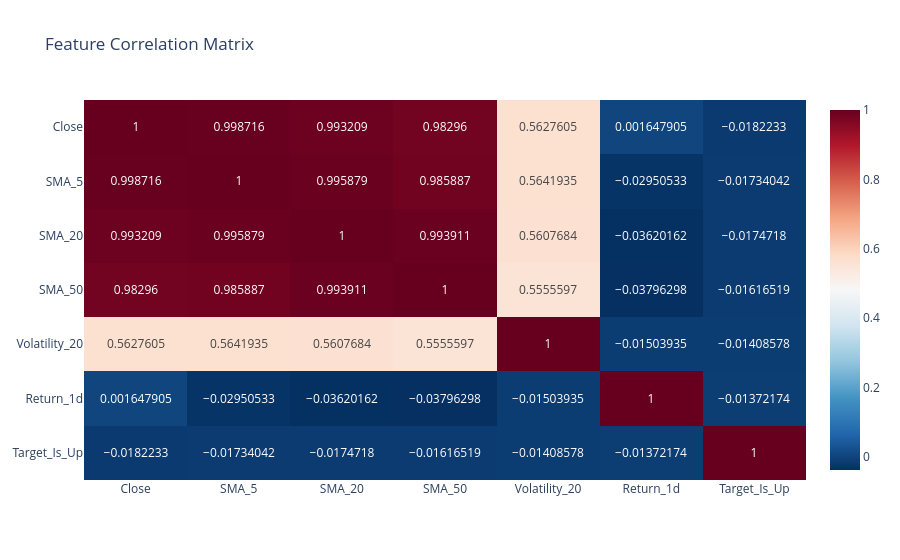

The notebook cell saved with this chart:
### Markdown cell above
## 3. Feature Engineering & Correlation
We use Polars to calculate technical indicators. Let's see how these indicators correlate with our targets.

### Code cell
df_feat = pl.read_parquet("../data/processed/features.parquet")

# Correlation Heatmap (using Pandas for easier plotting)
corr_matrix = df_feat.select([
    "Close", "SMA_5", "SMA_20", "SMA_50", "Volatility_20", "Return_1d", "Target_Is_Up"
]).to_pandas().corr()

fig_corr = px.imshow(corr_matrix, text_auto=True, aspect="auto", 
                     title="Feature Correlation Matrix",
                     color_continuous_scale='RdBu_r')
fig_corr.show()

### Figure 1 — Plotly figure (JSON) as saved in the notebook; plotly's stock layout.template omitted (floating-point values rounded to 4 significant figures)
{"data": [{"coloraxis": "coloraxis", "hovertemplate": "x: %{x}<br>y: %{y}<br>color: %{z}<extra></extra>", "name": "0", "texttemplate": "%{z}", "type": "heatmap", "x": ["Close", "SMA_5", "SMA_20", "SMA_50", "Volatility_20", "Return_1d", "Target_Is_Up"], "xaxis": "x", "y": ["Close", "SMA_5", "SMA_20", "SMA_50", "Volatility_20", "Return_1d", "Target_Is_Up"], "yaxis": "y", "z": [[1.0, 0.9987, 0.9932, 0.983, 0.5628, 0.001648, -0.01822], [0.9987, 1.0, 0.9959, 0.9859, 0.5642, -0.02951, -0.01734], [0.9932, 0.9959, 1.0, 0.9939, 0.5608, -0.0362, -0.01747], [0.983, 0.9859, 0.9939, 1.0, 0.5556, -0.03796, -0.01617], [0.5628, 0.5642, 0.5608, 0.5556, 1.0, -0.01504, -0.01409], [0.001648, -0.02951, -0.0362, -0.03796, -0.01504, 1.0, -0.01372], [-0.01822, -0.01734, -0.01747, -0.01617, -0.01409, -0.01372, 1.0]]}], "layout": {"coloraxis": {"colorscale": [[0, "rgb(5,48,97)"], [0.1, "rgb(33,102,172)"], [0.2, "rgb(67,147,195)"], [0.3, "rgb(146,197,222)"], [0.4, "rgb(209,229,240)"], [0.5, "rgb(247,247,247)"], [0.6, "rgb(253,219,199)"], [0.7, "rgb(244,165,130)"], [0.8, "rgb(214,96,77)"], [0.9, "rgb(178,24,43)"], [1, "rgb(103,0,31)"]]}, "title": {"text": "Feature Correlation Matrix"}, "xaxis": {"anchor": "y", "domain": [0, 1]}, "yaxis": {"anchor": "x", "autorange": "reversed", "domain": [0, 1]}}}
